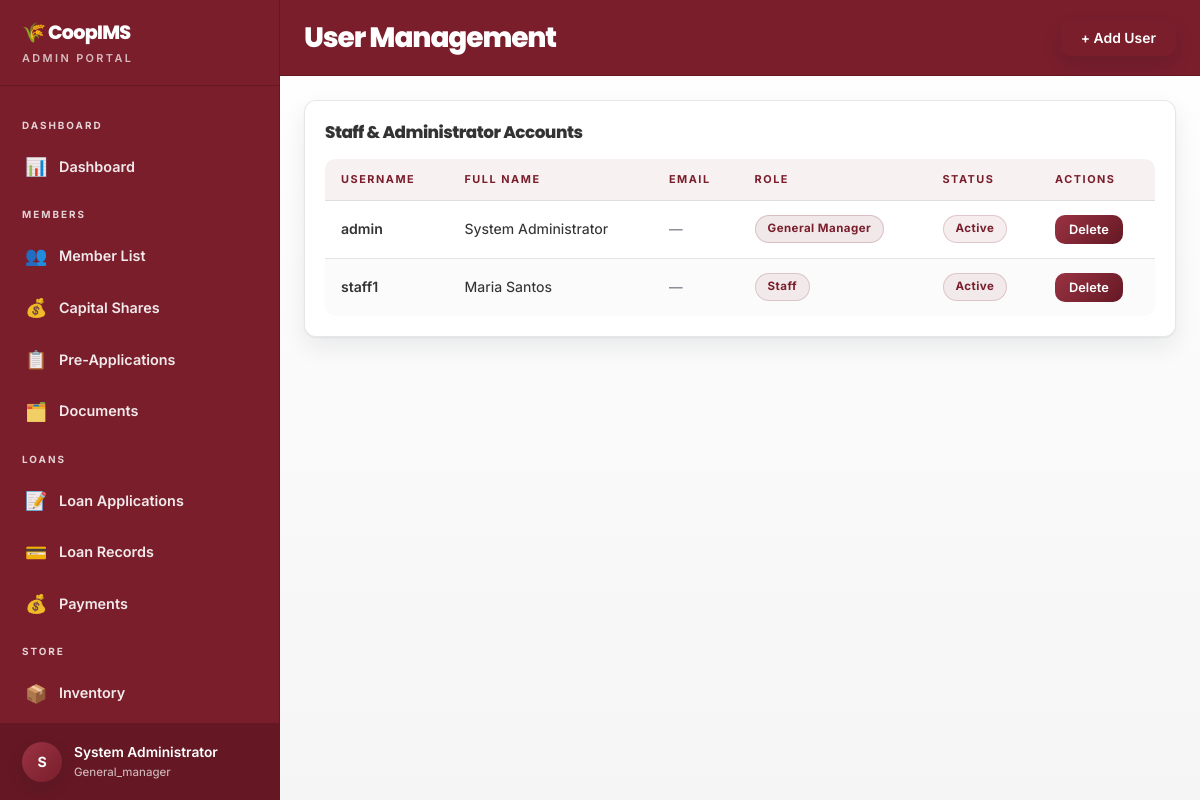
/admin_users.php (signed in), run on the app's committed database.
### tables this page shows
CREATE TABLE IF NOT EXISTS users (
    id          INT AUTO_INCREMENT PRIMARY KEY,
    username    VARCHAR(60) NOT NULL UNIQUE,
    password    VARCHAR(255) NOT NULL,
    first_name  VARCHAR(60) NOT NULL,
    middle_name VARCHAR(60),
    last_name   VARCHAR(60) NOT NULL,
    email       VARCHAR(120),
    role        ENUM('loan_officer','cashier','book_keeper','collector','general_manager','staff') DEFAULT 'staff',
    is_active   TINYINT(1) DEFAULT 1,
    created_at  DATETIME DEFAULT CURRENT_TIMESTAMP,
    updated_at  DATETIME DEFAULT CURRENT_TIMESTAMP ON UPDATE CURRENT_TIMESTAMP
);

### admin_users.php (the view, shortened to what this page needs)
<!DOCTYPE html>
<html lang="en">
<head>
  <link rel="stylesheet" href="css/style.css">
</head>
<body>
<?php
$db = getDB();
$users = $db->query("SELECT *, CONCAT_WS(' ', first_name, middle_name, last_name) AS full_name FROM users ORDER BY role, last_name, first_name");
?>
<?php include 'includes/admin_sidebar.php'; ?>
<div class="main-content">
  <div class="topbar">
    <div class="topbar-title">User Management</div>
    <div class="topbar-actions">
      <button class="btn btn-primary" onclick="openModal('modal-add-user')">+ Add User</button>
    </div>
  </div>
  <div class="page-body">
    <div class="card">
      <div class="card-header"><span class="card-title">Staff & Administrator Accounts</span></div>
      <div class="card-body">
        <div class="table-wrap">
          <table>
            <thead><tr><th>Username</th><th>Full Name</th><th>Email</th><th>Role</th><th>Status</th><th>Actions</th></tr></thead>
            <tbody>
              <?php while ($u = $users->fetch_assoc()): ?>
              <tr>
                <td class="fw-600"><?= htmlspecialchars($u['username']) ?></td>
                <td><?= htmlspecialchars($u['full_name']) ?></td>
                <td class="text-muted"><?= htmlspecialchars($u['email'] ?? '—') ?></td>
                <?php
                  $roleLabels = [
                    'loan_officer' => 'Loan Officer',
                    'cashier' => 'Cashier',
                    'book_keeper' => 'Book Keeper',
                    'collector' => 'Collector',
                    'general_manager' => 'General Manager',
                    'staff' => 'Staff'
                  ];
                  $badgeClass = $u['role'] === 'general_manager' ? 'badge-red' : 'badge-blue';
                  $roleLabel = $roleLabels[$u['role']] ?? ucfirst(str_replace('_', ' ', $u['role']));
                ?>
                <td><span class="badge <?= $badgeClass ?>"><?= htmlspecialchars($roleLabel) ?></span></td>
                <td><span class="badge <?= $u['is_active']?'badge-green':'badge-gray' ?>"><?= $u['is_active']?'Active':'Inactive' ?></span></td>
                <td>
                  <form method="POST" style="display:inline;" onsubmit="return confirm('Delete this user account?');">
                    <button type="submit" class="btn btn-sm btn-danger">Delete</button>
                  </form>
                </td>
              </tr>
              <?php endwhile; ?>
            </tbody>
          </table>
        </div>
      </div>
    </div>
  </div>
</div>
</body>
</html>

### data on the page
users: username "admin", full_name "System Administrator", email "—", role "General Manager", is_active "Active"
users: username "staff1", full_name "Maria Santos", email "—", role "Staff", is_active "Active"

### other printed values
substr($user['name'], 0, 1) "S"
$user['name'] "System Administrator"
$user['role'] "General_manager"
